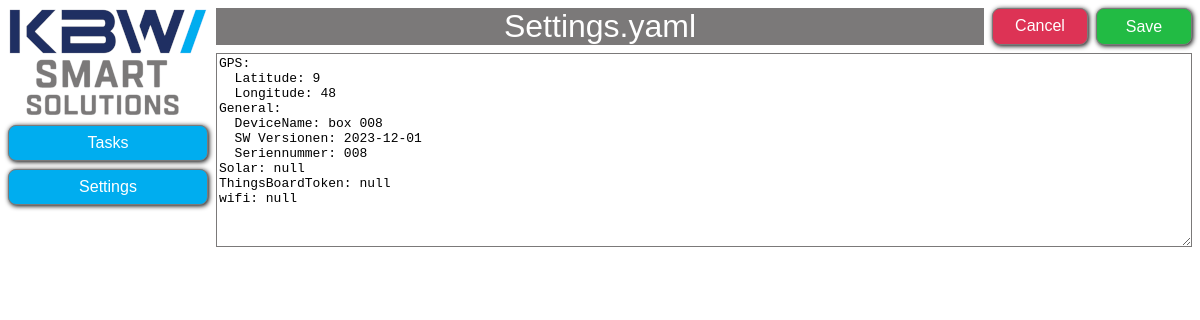
Before: /settings/ with the older database file.
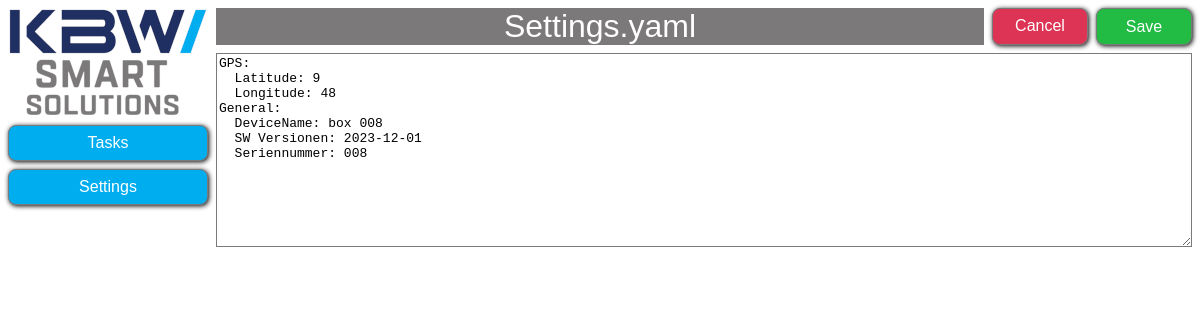
After: the same page with the newer database file.
### home/models.py (models this page shows)
class db2(models.Model):
	Einstellungen = models.TextField(max_length=65000)

### home/views.py (the view, shortened to what this page needs)
# urls.py: path('settings/', views.einstellungen),
def einstellungen(request):
	try:
		item = db2.objects.get(id=1)
	except:
		db2.objects.create(id=1)
		item = db2.objects.get(id=1)
	return render(request, 'settings.html', {
		'Einstellungen': item.Einstellungen,
	})

### home/templates/settings.html (shortened to what this page needs)
<!DOCTYPE html>
<html lang="de">
<head>
	{% load static %}
	<link rel="stylesheet" href="{% static 'style.css' %}">
</head>
<body style="grid:1fr/auto 1fr;">
	<div style="grid:repeat(5,auto) 1fr/auto;">
		<img src="{% static 'logo.png' %}">
		<a href="/">Tasks</a>
		<a href="/settings">Settings</a>
		<br>
	</div>
	<form action="/settings/" method="POST" style="grid:auto 1fr/1fr;">
		<div style="grid:auto/1fr 6em 6em">
			<div style="font-size:2em;color:white;background-color:#7B7979;">Settings.yaml</div>
			<a style="background-color:#d35;" href="/">Cancel</a>
			<button style="background-color:#2b4;" type="submit">Save</button>
		</div>
		<textarea name="Einstellungen" autofocus data-ms-editor="true" spellcheck="false" maxlength="65000"
			>{{Einstellungen}}</textarea>
	{% csrf_token %}</form>
</body>
</html>

Changed rows visible on the page:
changed db2: Einstellungen "GPS: Latitude: 9 Longitude: 48 General: DeviceName: box 008 SW Versionen: 2023-12-01 Seriennummer: 008 Solar: null ThingsBoardToken: null wifi: null" → "GPS: Latitude: 9 Longitude: 48 General: DeviceName: box 008 SW Versionen: 2023-12-01 Seriennummer: 008"
